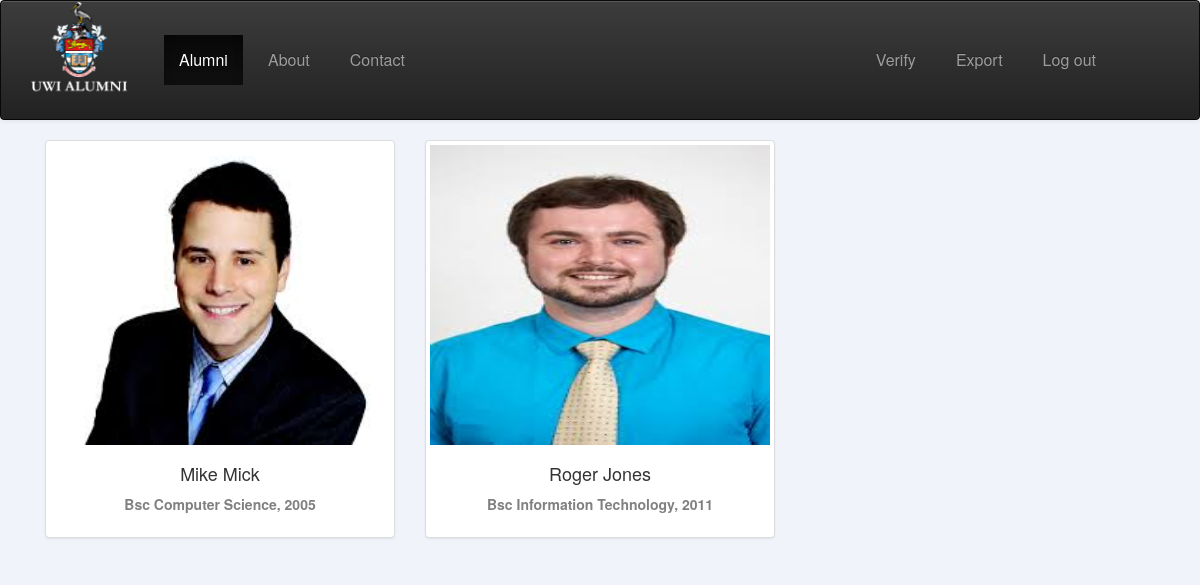
Page /index.php/admin/alumni on the earlier database version.
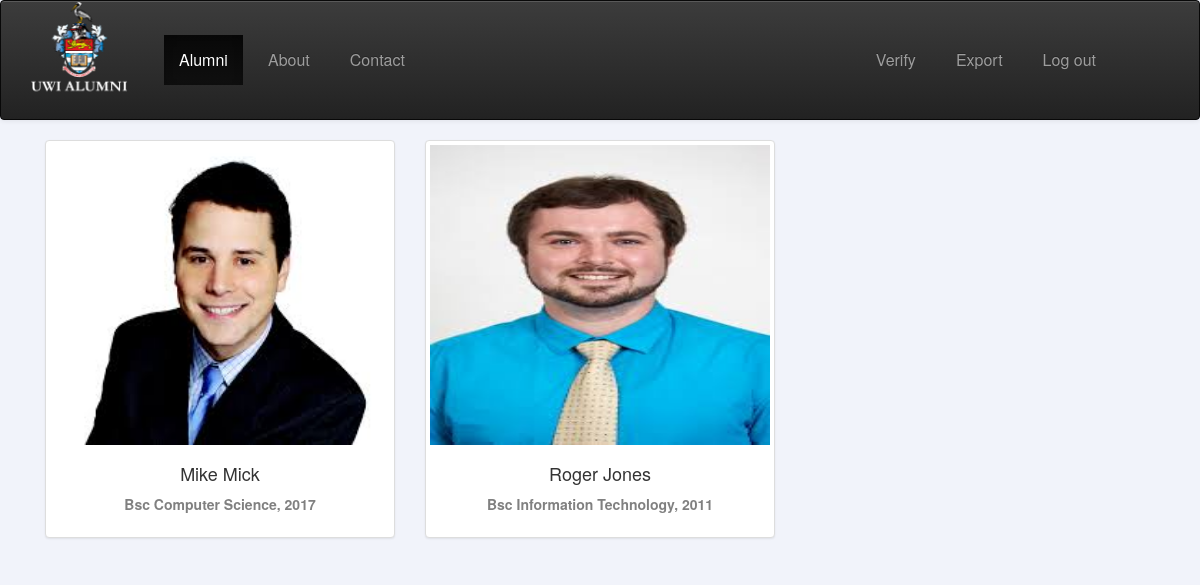
Same page on the later database version.
### tables this page shows
CREATE TABLE `alumni` (
  `alumniId` int(20) NOT NULL,
  `fName` varchar(50) DEFAULT NULL,
  `lName` varchar(50) DEFAULT NULL,
  `email` varchar(50) DEFAULT NULL,
  `password` varchar(50) DEFAULT NULL,
  `timeCreated` timestamp NOT NULL DEFAULT CURRENT_TIMESTAMP ON UPDATE CURRENT_TIMESTAMP,
  `verified` varchar(50) NOT NULL DEFAULT 'No'
);

CREATE TABLE `link` (
  `linkId` int(20) NOT NULL,
  `image` varchar(100) NOT NULL,
  `facebook` varchar(100) NOT NULL,
  `linkedin` varchar(100) NOT NULL,
  `alumniId` int(20) NOT NULL
);

CREATE TABLE `degree` (
  `degreeId` int(20) NOT NULL,
  `degreeName` varchar(50) NOT NULL,
  `degreeClass` varchar(50) NOT NULL,
  `yearGrad` int(20) NOT NULL,
  `alumniId` int(20) NOT NULL
);

### application/controllers/Admin.php (called while the page is built, shortened)
<?php if ( ! defined('BASEPATH')) exit('No direct script access allowed');
class Admin extends CI_Controller {
 function __construct() {
         $this->load->helper('url');
         $this->load->database();
      }
	public function alumni()
	{
     $this->load->model('retrieveprofiles_admin');
	 $this->retrieveprofiles_admin->profiles();
	 $this->load->view('profiles_list');
	}
}
?>

### index.php (called while the page is built, shortened)
<?php
require_once BASEPATH.'core/CodeIgniter.php';

### application/models/Retrieveprofiles_admin.php (the view, shortened to what this page needs)
<?php if ( ! defined('BASEPATH')) exit('No direct script access allowed');
Class Retrieveprofiles_admin extends CI_Model
{
function profiles(){
$sql="SELECT alumni.alumniId, alumni.fname, alumni.lname, degree.degreeName, degree.degreeClass, degree.yearGrad, link.image
 FROM ((alumni
 LEFT JOIN company ON alumni.alumniId=company.alumniId)
 LEFT JOIN degree ON alumni.alumniId=degree.alumniId)
 INNER JOIN link on alumni.alumniId=link.alumniId
 WHERE alumni.verified='Yes'";
$count=0;
 $res = $this->db->query($sql);
 if($res){
	 echo"<nav class=\"navbar navbar-inverse navbar-default\">
      <div class=\"container\">
        <div class=\"navbar-header\">
          <button type=\"button\" class=\"navbar-toggle collapsed\" data-toggle=\"collapse\" data-target=\"#navbar\" aria-expanded=\"false\" aria-controls=\"navbar\">
            <span class=\"sr-only\">Toggle navigation</span>
            <span class=\"icon-bar\"></span>
            <span class=\"icon-bar\"></span>
            <span class=\"icon-bar\"></span>
          </button>
          <a><img src=\" ".base_url()."images/logo1.png\" width='100px' height='100px'  alt=\"\"></a>
        </div>
        <div id=\"navbar\" class=\"collapse navbar-collapse\" >
          <ul class=\"nav navbar-nav\" id='pad'>
            <li  class = \"active\"><a href='".site_url('admin/alumni')."'>Alumni</a></li>
            <li><a href=\"index.html\">About</a></li>
            <li><a href=\"contact.html\">Contact</a></li>
          </ul>
		  <ul  class=\"nav navbar-nav\" id='pad1' style='position:relative;float:right;'>
		  <li><a href='".site_url('admin')."'>Verify</a></li>
		  <li><a href='".site_url('admin/export')."'>Export</a></li>
		  <li><a href='".site_url('admin/session')."'>Log out</a></li>
		  <ul>
        </div>
      </div>
    </nav>";
      echo"<div class=\"container\">";
     foreach ($res->result_array() as $row){
         if(($count%3==0)&&($count>0)){
             echo"</div>";
             echo "<h1>".$row['image']."</h1>";
         }else if($count%3==0){
            echo"<div class=\”row display-flex\”>";
        }
        $image= "images/".$row['image'];
        echo"<div class=\"col-md-4\">
                <div class=\"thumbnail\">
                    <a href='".site_url('admin/profile?alumniId='.$row["alumniId"])."'>
                        <img src='".base_url($image)."' alt=\"Lights\" style=\"width:100%; height:300px\">
						<div class=\"caption text-center\">
                            <h4 id=\"name\" >".$row["fname"]." ".$row["lname"]."</h3>
                            <p id=\"degree\" class=\"display_degree\"><strong>".$row["degreeClass"]." ".$row["degreeName"].", ".$row["yearGrad"]."</strong></p>
                            </div>
                    </a>
                </div>
            </div>
        ";
                        }
     }
     echo"</div>";
}
}
?>

### application/views/profiles_list.php (shortened to what this page needs)
<!DOCTYPE html>
<html lang="en">
<head>
    <link rel="stylesheet" href="https://maxcdn.bootstrapcdn.com/bootstrap/3.3.7/css/bootstrap.min.css">
     <link href='<?php echo base_url(); ?>css/publicstyle.css' rel='stylesheet' type='text/css'>
	 <link href='<?php echo base_url(); ?>css/nav.css' rel='stylesheet' type='text/css'>
	 <link href='<?php echo base_url(); ?>css/nav.css' rel='stylesheet' type='text/css'>
<link rel="stylesheet" href="https://maxcdn.bootstrapcdn.com/bootstrap/3.3.7/css/bootstrap-theme.min.css">
</head>
<body>
</body>
</html>

### css/publicstyle.css (style rules this page uses)
body { background-color: #F1F3FA; }
.thumbnail img { height:250px; width:100%; }
.display_degree { color:grey; }

### css/nav.css (style rules this page uses)
li { font-size:16px; padding-right:10px; }
#pad { padding:34px; }
#pad1 { padding:34px; }

Differences in the rows shown:
changed through a linked row, alumni "Mike": degree.yearGrad "2005" → "2017"
